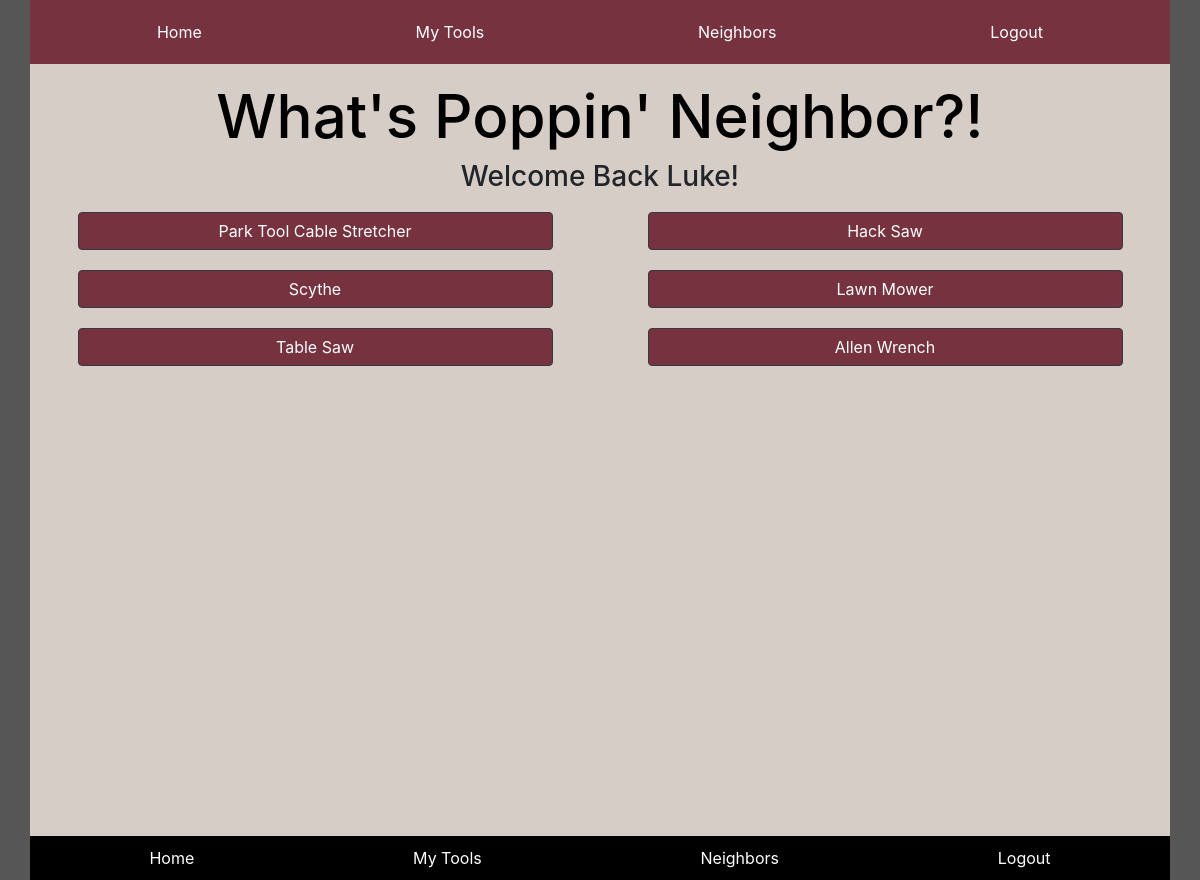
Screenshot of / (signed in) with the database file from the repository.
### tools/models.py (models this page shows, shortened)
class Tool(models.Model):
    TYPES = [
        ('Automobile', 'Auto'),
        ('Plumbing', 'Plumbing'),
        ('Bike', 'Bike'),
        ('Yard', 'Yard'),
        ('Woodworking', 'Woodworking'),
    ]
    BOOL = [
    (True, 'Yes'),
    (False, 'No')
]
    owner = models.ForeignKey(User, on_delete=models.CASCADE, null=True)
    tool = models.CharField(max_length = 50, default = '')
    type = models.CharField(max_length = 30, choices=TYPES, default='AUTO')
    posted = models.DateField(default=datetime.date.today)
    available = models.BooleanField(choices=BOOL)

### tools/views.py (the view)
# urls.py: path('', views.IndexView.as_view(), name = 'index'),
class IndexView(generic.ListView):
    template_name = 'tools/index.html'
    model = Tool

### tools/templates/tools/index.html
{% extends 'base.html' %}
{% block content %}
<h1>What's Poppin' Neighbor?!</h1>
{% if request.user.username %}
<h3 id="greeting">Welcome Back {{request.user.username}}!</h3>
{% endif %}
<div class="row no-gutters">
{% for tools in object_list %}
    <a id='tool' class="col-md-5 btn btn-dark" href="{% url 'tools:detail' tools.id %}">{{tools.tool}}</a>
{% endfor %}
</div>
{% endblock content %}

### static/css/styles.css (style rules this page uses)
h1 { font-size: 60px; color: #000; text-align: center; }
body { background-color: #565656; }
#greeting { text-align: center; }
#tool { text-align: center; margin: 10px auto; }
.btn-dark { background-color: #76323F; }
.row { padding: 0; }

### rows the page displays
Tool: tool "Park Tool Cable Stretcher"
Tool: tool "Hack Saw"
Tool: tool "Scythe"
Tool: tool "Lawn Mower"
Tool: tool "Table Saw"
Tool: tool "Allen Wrench"

### other values shown
{{ request.user.username }} "Luke"
